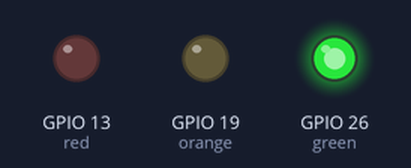
The program below on a simulated Raspberry Pi (BCM pin numbers). Parts: output pins drawn as LEDs (lit = HIGH).

Above: at 5.0 s.
At 11.0 s:
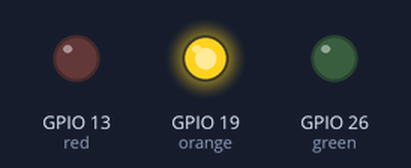
At 17.0 s:
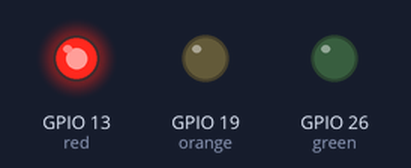
Timing chart, 0 to 28.6 s (numbered marks = the images above):
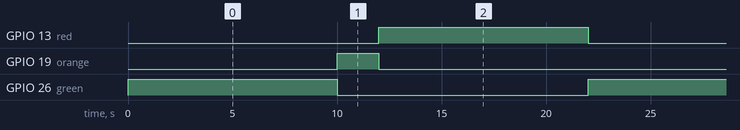

The program:

led.py
```python
from gpiozero import LED
from time import sleep

greenpin = 26
redpin = 13
orangepin = 19

greentime = 10
orangetime = 2
redtime = 10


green = LED(greenpin)
red = LED(redpin)
orange = LED(orangepin)

while True:
    green.on()
    sleep(greentime)
    green.off()
    orange.on()
    sleep(orangetime)
    orange.off()
    red.on()
    sleep(redtime)
    red.off()
```

Measured:
- by itself, GPIO 13 (red), GPIO 26 (green): alternates HIGH for 10.0 s and LOW for 12.0 s
- by itself, GPIO 19 (orange): alternates HIGH for 2.0 s and LOW for 20.0 s
- by itself, everything shown: repeats every 22.0 s, in 3 steps
